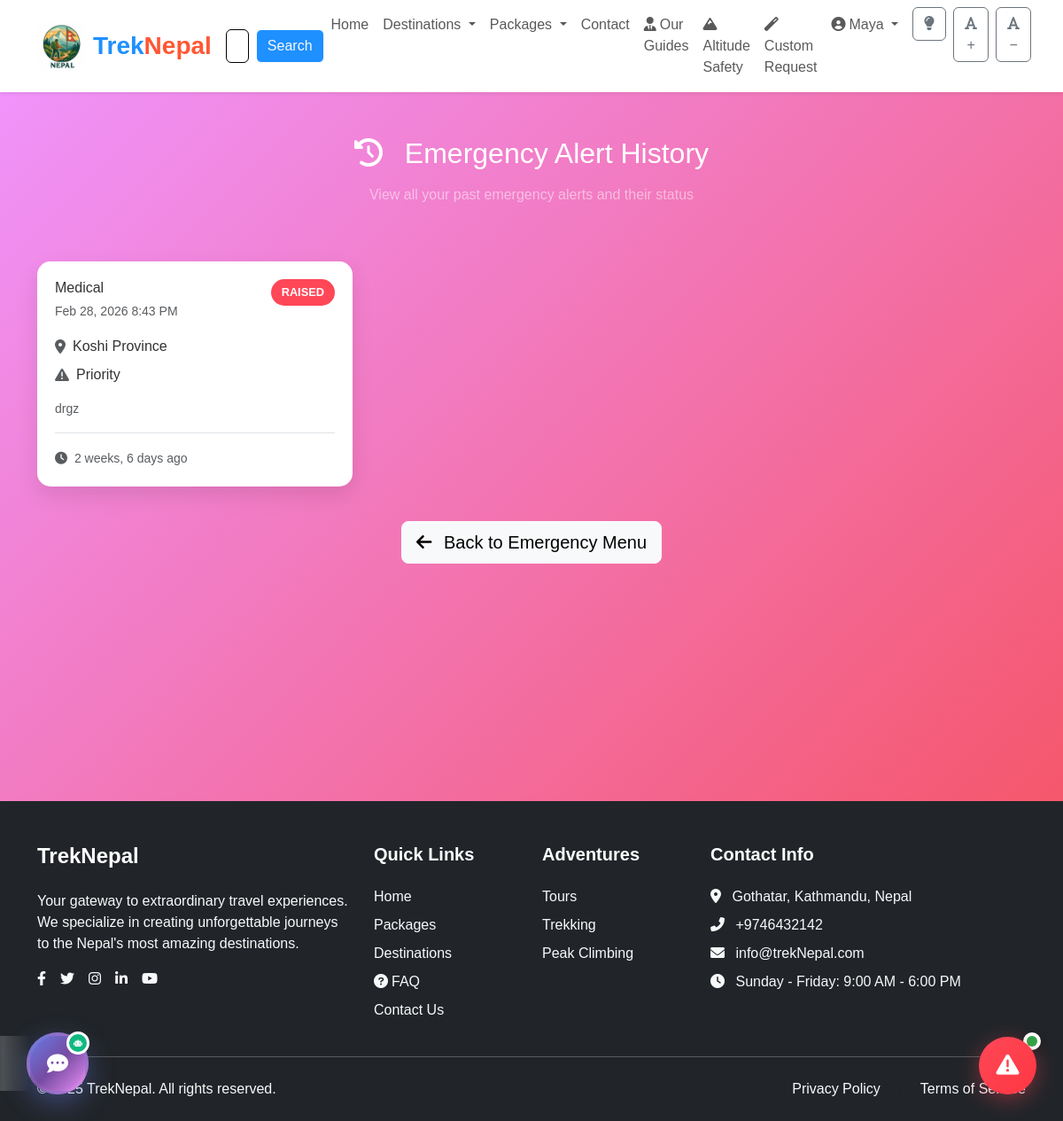
Page /emergency/history/ (signed in) on the earlier database version.
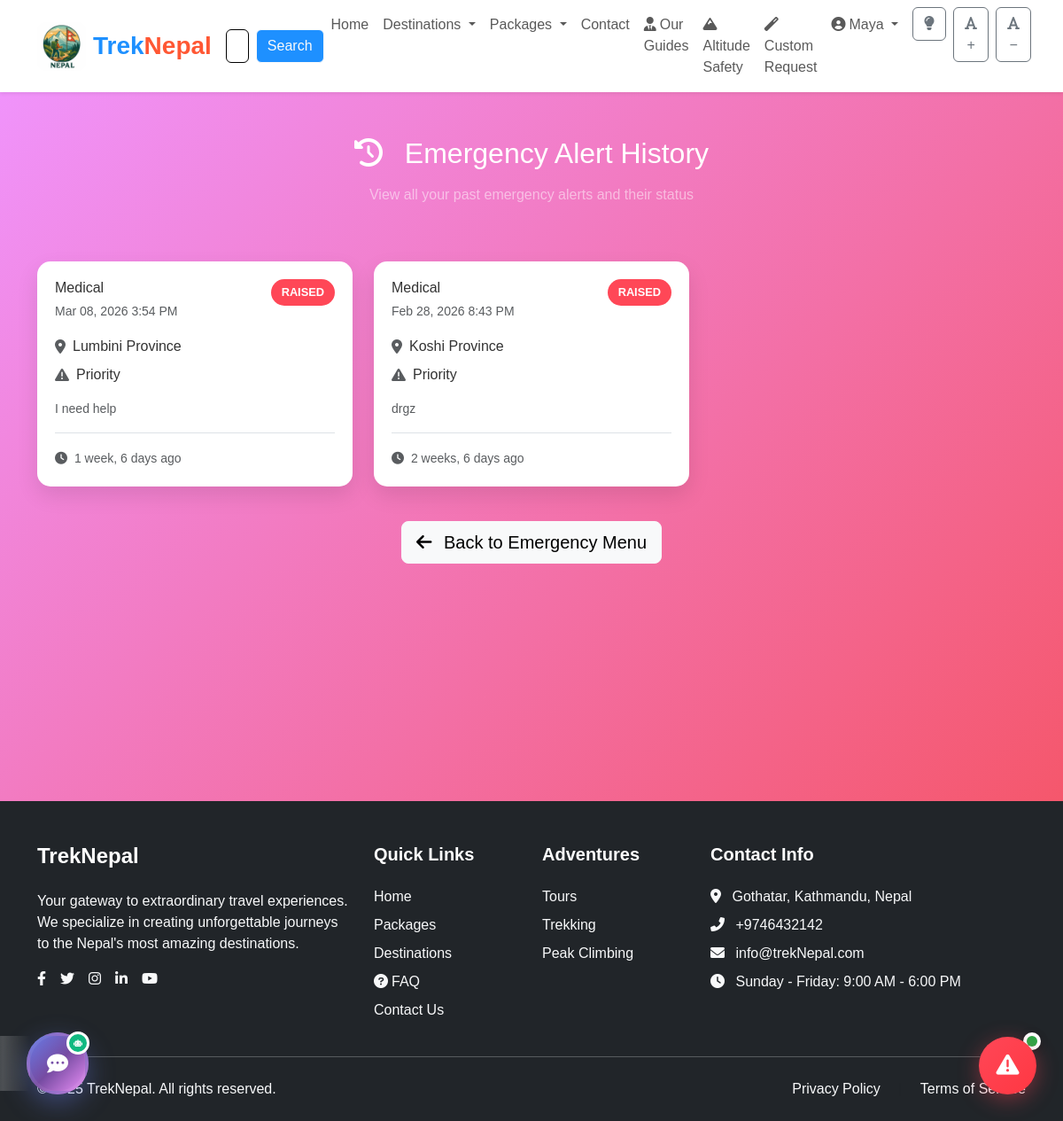
Same page on the later database version.
### emergency/models.py (models this page shows, shortened)
class EmergencyAlert(models.Model):
    SEVERITY_CHOICES = [
        ('low', 'Low'),
        ('medium', 'Medium'),
        ('critical', 'Critical'),
    ]
    STATUS_CHOICES = [
        ('raised', 'Raised'),
        ('acknowledged', 'Acknowledged'),
        ('resolved', 'Resolved'),
    ]
    user = models.ForeignKey(User, on_delete=models.CASCADE)
    booking = models.ForeignKey(
        'app.Booking',
        on_delete=models.SET_NULL,
        null=True,
        blank=True
    )
    emergency_type = models.CharField(max_length=50)
    severity = models.CharField(max_length=10, choices=SEVERITY_CHOICES)
    location = models.CharField(max_length=255)
    message = models.TextField(blank=True)
    symptoms = models.TextField(blank=True)
    altitude = models.IntegerField(null=True, blank=True)
    status = models.CharField(max_length=20, choices=STATUS_CHOICES, default='raised')
    created_at = models.DateTimeField(auto_now_add=True)

### emergency/views.py (the view)
# urls.py: path('history/', views.emergency_history, name='emergency_history'),
@login_required
def emergency_history(request):
    alerts = EmergencyAlert.objects.filter(user=request.user).order_by('-created_at')
    return render(request, 'emergency/history.html', {'alerts': alerts})

### app/context_processors.py (called while the page is built)
def countries_context(request):
    return {
        'countries': Country.objects.all()
    }

def unread_messages_context(request):
    if request.user.is_authenticated:
        if hasattr(request.user, 'guide'):
            unread_count = GuideMessage.objects.filter(
                booking__guide=request.user.guide,
                is_read=False
            ).exclude(sender=request.user).count()
        else:
            unread_count = GuideMessage.objects.filter(
                booking__user=request.user,
                is_read=False
            ).exclude(sender=request.user).count()
        return {'unread_message_count': unread_count}
    return {'unread_message_count': 0}

### app/models.py (called while the page is built)
    def get_absolute_url(self):
        return reverse('explore_country_detail', args=[str(self.id)])

### emergency/templates/emergency/history.html (shortened to what this page needs)
{% extends 'base.html' %}
{% block content %}
<div class="history-container">
    <div class="container">
        <div class="text-center mb-5">
            <h2 class="text-white mb-3">
                <i class="fas fa-history me-3"></i>
                Emergency Alert History
            </h2>
            <p class="text-white-50">View all your past emergency alerts and their status</p>
        </div>
        {% if alerts %}
            <div class="row">
                {% for alert in alerts %}
                <div class="col-lg-6 col-xl-4">
                    <div class="history-card position-relative" onclick="window.location.href='{% url 'emergency_status' alert.id %}'">
                        <div class="severity-indicator severity-{{ alert.severity }}"></div>
                        <div class="d-flex justify-content-between align-items-start mb-3">
                            <div>
                                <h6 class="mb-1 text-capitalize">{{ alert.emergency_type }}</h6>
                                <small class="text-muted">{{ alert.created_at|date:"M d, Y g:i A" }}</small>
                            </div>
                            <span class="status-badge status-{{ alert.status }}">
                                {{ alert.get_status_display }}
                            </span>
                        </div>
                        <div class="mb-3">
                            <div class="d-flex align-items-center mb-2">
                                <i class="fas fa-map-marker-alt text-muted me-2"></i>
                                <span class="text-truncate">{{ alert.location }}</span>
                            </div>
                            <div class="d-flex align-items-center">
                                <i class="fas fa-exclamation-triangle text-muted me-2"></i>
                                <span class="text-capitalize">{{ alert.get_severity_display }} Priority</span>
                            </div>
                        </div>
                        {% if alert.message %}
                        <div class="text-muted small">
                            {{ alert.message|truncatewords:15 }}
                        </div>
                        {% endif %}
                        <div class="mt-3 pt-3 border-top">
                            <small class="text-muted">
                                <i class="fas fa-clock me-1"></i>
                                {{ alert.created_at|timesince }} ago
                            </small>
                        </div>
                    </div>
                </div>
                {% endfor %}
            </div>
            <div class="text-center mt-4">
                <a href="{% url 'emergency_menu' %}" class="btn btn-light btn-lg">
                    <i class="fas fa-arrow-left me-2"></i>
                    Back to Emergency Menu
                </a>
            </div>
        {% endif %}
    </div>
</div>
{% endblock %}

Differences in the rows shown:
added EmergencyAlert: emergency_type "Medical", created_at "Mar 08, 2026 3:54 PM", status "RAISED", location "Lumbini Province", message "I need help", created_at "1 week, 6 days"
